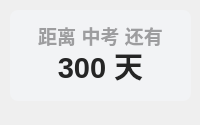
<?xml version="1.0" encoding="UTF-8"?>
<ui version="4.0">
 <class>Form</class>
 <widget class="QWidget" name="Form">
  <property name="geometry">
   <rect>
    <x>0</x>
    <y>0</y>
    <width>200</width>
    <height>125</height>
   </rect>
  </property>
  <property name="minimumSize">
   <size>
    <width>0</width>
    <height>0</height>
   </size>
  </property>
  <property name="maximumSize">
   <size>
    <width>16777215</width>
    <height>65536</height>
   </size>
  </property>
  <property name="windowTitle">
   <string>自定义倒计时</string>
  </property>
  <widget class="QLabel" name="countdown_custom_title">
   <property name="geometry">
    <rect>
     <x>20</x>
     <y>20</y>
     <width>161</width>
     <height>31</height>
    </rect>
   </property>
   <property name="font">
    <font>
     <family>Microsoft YaHei UI</family>
     <pointsize>14</pointsize>
     <weight>75</weight>
     <bold>true</bold>
    </font>
   </property>
   <property name="styleSheet">
    <string notr="true">color: rgba(0, 0, 0, 90);
font-weight: bold;</string>
   </property>
   <property name="text">
    <string>距离 中考 还有</string>
   </property>
   <property name="textFormat">
    <enum>Qt::PlainText</enum>
   </property>
   <property name="alignment">
    <set>Qt::AlignCenter</set>
   </property>
  </widget>
  <widget class="QLabel" name="custom_countdown">
   <property name="geometry">
    <rect>
     <x>20</x>
     <y>30</y>
     <width>161</width>
     <height>71</height>
    </rect>
   </property>
   <property name="font">
    <font>
     <family>Microsoft YaHei UI</family>
     <pointsize>22</pointsize>
     <weight>75</weight>
     <bold>true</bold>
    </font>
   </property>
   <property name="styleSheet">
    <string notr="true">border: none;
color: rgba(37, 37, 37, 255);
font-weight: bold</string>
   </property>
   <property name="text">
    <string>300 天</string>
   </property>
   <property name="textFormat">
    <enum>Qt::PlainText</enum>
   </property>
   <property name="alignment">
    <set>Qt::AlignCenter</set>
   </property>
  </widget>
  <widget class="QLabel" name="backgnd">
   <property name="geometry">
    <rect>
     <x>10</x>
     <y>10</y>
     <width>181</width>
     <height>91</height>
    </rect>
   </property>
   <property name="styleSheet">
    <string notr="true">background-color: rgba(242, 243, 245, 255);
border-radius: 8px</string>
   </property>
   <property name="text">
    <string/>
   </property>
  </widget>
  <zorder>backgnd</zorder>
  <zorder>countdown_custom_title</zorder>
  <zorder>custom_countdown</zorder>
 </widget>
 <resources/>
 <connections/>
</ui>
